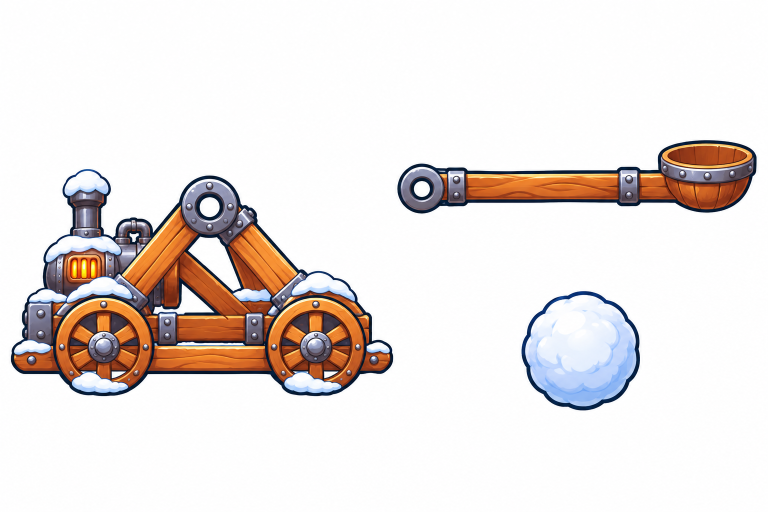
#> input picture Assets/Art/Reference/catapult_parts.png, 1536 x 1024 px (shown at 1/2 size)
$ python cut_props.py
#> lines starting #> are read from the running program, lines starting #| are printed output that depends on the picture; after the words box and inside, x2 and y2 are one past the last pixel; in counts of white or black regions, pixels touching at a corner belong together
#> in cut, rgb is the input picture: shape (1024, 1536, 3); mean R, G, B 234.2, 227.2, 224.6
### Tools/slice_sheets.py
#!/usr/bin/env python3
"""Cut the hero sprite sheets (Assets/Art/Reference/*.png, made in ChatGPT) into game frames.

Each sheet is an even grid on a white background. Per frame: the white that touches the image border
becomes transparent (white fur inside the navy outline stays), the frame is cropped, scaled so every
sheet draws the pup at the same size (the red beanie measured on a standing row, BEANIE_PX across;
the standing pup is then about 300 px tall), and placed on a per-animation canvas around a fixed
anchor so frames never jump. Rows with the same name join into one animation.
  bottom - feet on the canvas bottom, body centroid at the canvas x centre (standing poses)
  center - body centroid at the canvas centre (in the air)
  rope   - top of the drawn rope at the canvas top centre (hang; the game's rope continues it)
  cell   - every frame keeps its place in the grid cell (lever: the lever base must not move)
PupRig reads the anchor per pose; keep ANCHOR in sync with PupRig.cs.

Usage: python3 -I Tools/slice_sheets.py   (then run ProjectBuilder.BuildAll to reimport)
"""
from __future__ import annotations

import re
import sys
from pathlib import Path

import numpy as np
from PIL import Image, ImageFilter

ROOT = Path(__file__).resolve().parent.parent
REF = ROOT / "Assets/Art/Reference"
OUT = ROOT / "Assets/Resources/Art"

BEANIE_PX = 50.0        # sqrt of the red beanie area on a standing pup, output pixels (idle measured 50)
WHITE = 232             # all channels above this count as background when connected to the border
# Sheets whose outline has gaps (sheet S: the tumbling head's top line is missing, so 232 leaked into the fur):
# only near-pure white counts as background there. Costs a thin light fringe.
WHITE_FOR = {"pup_sheet_t4.png": 248, "pup_sheet_f2.png": 248, "pup_sheet_r2.png": 248, "pup_sheet_f3.png": 248, **{f"pup_sheet_16_{a}.png": 248 for a in ("fling_cartwheel", "fling_backflip", "fling_corkscrew", "tumble", "slide", "flat", "stuck_wall", "stuck_buried", "stuck_splat")}, "pup_sheet_x.png": 248}
PAD = 4

# Front-view sheets H, I, J, K (ChatGPT, 16/11) share one scale, so frames never jump in size between poses. 1.0 makes the
# standing front pup about 270 px tall, the size of the side-view cheer/lever frames and the hanging pup (user 16/11: the
# queue at 1.226 looked bigger than the pup on the rope).
FRONT_SCALE = 1.0
# ChatGPT draws the pup a little bigger or smaller on each new sheet, so the front sheets are sized by their helmet instead:
# 40.8 px is the helmet of sheet H at FRONT_SCALE (50 px at its measured 1.226), the size the user approved.
FRONT_BEANIE = 40.8

# sheet file, output prefix, columns, rows, row names, scale rule: a row name (its red beanie must measure BEANIE_PX)
# or ("height", row name, px) (that row's frames are scaled to this height). A missing sheet is skipped with a note.
SHEETS = [
    # idle and walk now come from sheet I (front view, user 16/11); sheet A keeps its other rows at its measured scale
    ("pup_sheet_a.png", "pup", 4, 4, [None, None, "flail", "cheer"], ("scale", 1.069)),   # hang: sheet K
    ("pup_sheet_c.png", "pup", 4, 4, ["leap", "glide", "dizzy", "ball"], "dizzy"),
    ("pup_sheet_d.png", "pup", 4, 4, ["lever", "lever", "launch", "fall"], "lever"),
    # hero sheet E (docs/pup-art-brief-2.md): level flight (2 rows = 8 frames), nose-down turn + ninja hang, getting up
    ("pup_sheet_e.png", "pup", 4, 4, ["fly", "fly", "divening", "getup"], "getup"),
    # hero sheet F (v10 redesign, ChatGPT edit of sheet A): grab the rope, stuck upside down, flinch, spin ball
    ("pup_sheet_f.png", "pup", 4, 4, ["grab", "stuck", "flinch", "spin"], "flinch"),
    # hero sheet G (report §11): saluting on the mission card; four near-identical rows, the first one is the loop
    ("pup_sheet_g.png", "pup", 4, 4, ["salute"] * 4, "salute"),
    # hero sheet H (CPC live study 16/11, ChatGPT edit of sheet F): queue fidgets and the helmetless stuck pup
    ("pup_sheet_h.png", "pup", 4, 4, [None, None, None, "stuck_bare"], ("scale", FRONT_SCALE)),   # wave/hattip/look: sheets L, M
    # sheet T (user 17/11: "hải cẩu dính tường chưa đẹp và hợp lí"): splatted flat on its back, limbs kicking, no hat;
    # rows 3-4 repeat rows 1-2. Cut back-down so the frame's bottom line is the rock surface.
    # hero sheet I (front view, user 16/11: "vẽ lại cả khung đứng chờ và đi bộ nhìn thẳng"): idle, waddle, bare idle, and
    # the mission card's pick-up-the-helmet loop
    ("pup_sheet_i.png", "pup", 4, 4, ["idle", None, "idle_bare", "pickhat"], ("beanie", "idle", FRONT_BEANIE)),   # walk: sheet O
    # hero sheet J (user 16/11: more funny queue fidgets): hop for joy, dance, yawn, sneeze; front view, sheet H's scale
    # sheet J (4-frame hop, dance, yawn, sneeze) is replaced by the 8-frame sheets M, N, O and no longer cut.
    # 8-frame front-view fidgets (user 16/11: "chưa đủ khung hình"): each action spans two rows, read left to right
    ("pup_sheet_l.png", "pup", 4, 4, ["wave", "wave", "hattip", "hattip"], ("beanie", "wave", FRONT_BEANIE)),
    ("pup_sheet_m.png", "pup", 4, 4, ["look", "look", "hop", "hop"], ("beanie", "look", FRONT_BEANIE)),
    # captive's cry for help on the map (user 18/11: "chưa có hoạt ảnh help cho hải cẩu ở trong lồng"): flippers up and
    # waving, mouth open, a little hop; 8 frames in rows 1-2 (rows 3-4 repeat them)
    # pup_sheet_help.png is kept only as the style base for new front-view pup sheets: its "help" frames were replaced
    # by the cage's pup_captive (19/11).
    # 18/11: the home screen's snowball fight, drawn for it: throw a snowball, then hit by one (8 frames each).
    ("pup_sheet_throw.png", "pup", 4, 4, ["throw", "throw", "hit", "hit"], ("beanie", "throw", FRONT_BEANIE)),
    # 18/11: the modal cast's pups are 16-frame sheets only (pup_sheet_16_modal_*.png, SMOOTH_SIZE); a first cute
    # 8-frame set (waving, crying) was dropped: "đừng trẻ con quá".
    ("pup_sheet_n.png", "pup", 4, 4, ["dance", "dance", "yawn", "yawn"], ("beanie", "dance", FRONT_BEANIE)),
    ("pup_sheet_o.png", "pup", 4, 4, ["sneeze", "sneeze", "walk", "walk"], ("beanie", "walk", FRONT_BEANIE)),
    # hero sheet K (user 16/11: "thêm hoạt ảnh đu nữa"): front-view hang (flipper tips = the rope point), a fast excited
    # hang, reaching up for the rope, crouching ready at the bridge edge
    ("pup_sheet_k.png", "pup", 4, 4, ["hang", "hang_fast", "reach", "ready"], ("beanie", "reach", FRONT_BEANIE)),
    # 16/11: the operator at its own lever on the cart's deck (wait, pull), and the no-rope launch (jump off, fall)
    # 16/11 (user: "hải cẩu điều khiển máy đứng ngang"): the operator side-on, facing left toward the pit; sheet P (front
    # view) is kept in Reference but no longer cut
    ("pup_sheet_r.png", "pup", 4, 4, ["op_wait", "op_wait", "op_pull", "op_pull"], ("height", "op_wait", 262)),   # side view: the helmet shows more red, so sized by height like the front idle
    ("pup_sheet_q.png", "pup", 4, 4, ["drop_jump", "drop_jump", "drop_fall", "drop_fall"], ("beanie", "drop_jump", FRONT_BEANIE)),
    # bare-headed pup (hat knocked off in the arena): ChatGPT edits of sheets E, walk, C and A with the hat removed; only
    # the rows used after the hat is gone are cut. No beanie to measure: each uses ("scale", s), the scale this script
    # prints for its hatted sheet (the edits keep the same canvas and cell layout), so both sets are the same size.
    ("pup_sheet_e_bare.png", "pup", 4, 4, [None, None, None, "getup_bare"], ("scale", 1.231)),
    # sheet S (CPC video 17/11, ChatGPT edit of sheet E bare): belly slide and rag-doll somersault after the bounces
    # sheets U-X (user 17/11: no curled ball when flung, "nhiều kiểu" for every action): rag-doll fling styles and a
    # knocked-flat rest (edits of S), two more launch flights (edit of D, same 35° flight), two more stuck styles (edit of T)
    # sheet T4 (user 17/11: "kiểu nằm dính hình như bị sai, vẽ lại"; CPC: flat as a pancake against the rock): one
    # 16-frame splat for every rock face, the pup's back on the frame's top line
    ("pup_sheet_t4.png", "pup", 4, 4, ["stuck_splat"] * 4, ("scale", FRONT_SCALE)),
    # sheet F2 (user 17/11: "phải vẽ lại văng … xem kĩ lại cpc"; CPC at 60 fps: a flung penguin is a stiff arched body,
    # flippers pressed back, feet trailing, and the whole sprite spins): one held pose with a small shiver, 16 frames
    ("pup_sheet_f2.png", "pup", 4, 4, ["flung"] * 4, ("scale", 1.231)),
    # sheet R2: CPC's ground roll, curled round seen from the side (the code rolls it like a wheel)
    ("pup_sheet_r2.png", "pup", 4, 4, ["roll"] * 4, ("fur", "roll", 138)),
    # sheets Y, Z, Q2 (user 17/11: swing, bungee and no-rope drop each their own ride, gently funny, "đừng lố quá"):
    # edits of K (swing, bungee: rope point at the top centre) and Q (jump off, fall); a Q2 replaces Q's rows
    ("pup_sheet_y.png", "pup", 4, 4, ["swing"] * 4, ("scale", 1.076)),
    ("pup_sheet_z.png", "pup", 4, 4, ["bungee"] * 4, ("scale", 1.076)),
    ("pup_sheet_q2.png", "pup", 4, 4, ["drop_jump", "drop_jump", "drop_fall", "drop_fall"], ("scale", 0.942)),
    ("pup_walk_bare.png", "pup", 6, 1, ["walk_bare"], ("scale", 0.592)),
    ("pup_sheet_c_bare.png", "pup", 4, 4, [None, None, "dizzy_bare", "ball_bare"], ("scale", 1.058)),
    ("pup_sheet_a_bare.png", "pup", 4, 4, [None, None, "flail_bare", "cheer_bare"], ("scale", 1.069)),
    # polar bear guard (docs/bear-art-brief.md): standing bear 260 px tall, feet on the canvas bottom
    ("bear_sheet.png", "bear", 4, 4, ["idle", "taunt", "dizzy", "ko"], ("height", "idle", 260)),
    ("bear_sheet_b.png", "bear", 4, 2, ["eat", "sleep"], ("height", "eat", 260)),
    ("bear_sheet_c.png", "bear", 4, 4, ["flex", "laugh", "scratch", "juggle"], ("height", "flex", 260)),
    # v10: more stand-in-place antics (GDD §R4): shadow-boxing, sitting hugging knees, smug nod, eating from a bowl
    ("bear_sheet_d.png", "bear", 4, 4, ["punch", "sit", "smug", "bowl"], ("height", "punch", 260)),
    # report §11: sitting on a ledge with legs dangling. ChatGPT drew four different sitting angles per row; only the
    # third column (legs hanging straight down) is the dangle, so that column read top to bottom is the loop.
    ("bear_sheet_e.png", "bear", 4, 4, ["dangle"] * 4, ("height", "dangle", 230), 2),
    # Sheet F (18/11): the home screen's snowball fight, drawn for it (throw, then hit by a snowball), 8 frames each.
    ("bear_sheet_f.png", "bear", 4, 4, ["throw", "throw", "hit", "hit"], ("height", "hit", 260)),   # sized by the upright hit row (the throw row crouches),
]
ANCHOR = {"roll": "center", "flung": "center", "stuck_splat": "rope", "swing": "rope", "bungee": "rope", "fling_cartwheel": "center", "fling_backflip": "center", "fling_corkscrew": "center", "flat": "bottom", "launch_panic": "center", "launch_hero": "center", "stuck_buried": "bottom", "stuck_wall": "bottom", "slide": "center", "tumble": "center", "op_wait": "bottom", "op_pull": "bottom", "drop_jump": "center", "drop_fall": "center", "hang_fast": "rope", "reach": "bottom", "ready": "bottom", "hop": "bottom", "dance": "bottom", "yawn": "bottom", "sneeze": "bottom", "pickhat": "bottom", "wave": "bottom", "hattip": "bottom", "look": "bottom", "stuck_bare": "center", "getup_bare": "bottom", "walk_bare": "bottom", "dizzy_bare": "bottom", "cheer_bare": "bottom", "idle_bare": "bottom", "flail_bare": "center", "ball_bare": "center", "salute": "bottom", "dangle": "bottom", "punch": "bottom", "exit": "center", "captive": "bottom", "flexfail": "bottom", "doze": "bottom", "backfire": "bottom", "loader": "bottom", "modal_wait": "bottom", "modal_win": "bottom", "modal_lose": "bottom", "modal_music": "bottom", "modal_trophy": "bottom", "modal_read": "bottom", "modal_mock": "bottom", "modal_ko": "bottom", "throw": "bottom", "hit": "bottom", "sit": "bottom", "smug": "bottom", "bowl": "bottom", "grab": "bottom", "stuck": "center", "flinch": "bottom", "spin": "center", "fly": "center", "divening": "center", "dive": "center", "fling_spin": "center", "fling_star": "center", "fling_top": "center", "fling_paddle": "center", "fling_drill": "center", "ninja": "center", "getup": "bottom", "eat": "bottom", "sleep": "bottom",
          "laugh": "bottom", "scratch": "bottom", "juggle": "bottom", "flex": "bottom",
          "leap": "bottom", "walk": "bottom", "idle": "bottom", "cheer": "bottom", "dizzy": "bottom", "taunt": "bottom", "ko": "bottom",
          "hang": "rope", "flail": "center", "glide": "center", "ball": "center",
          "lever": "cell", "launch": "center", "fall": "center"}
# Cell order per (sheet, row) where the drawing's order differs from what PupRig plays: idle wants 0-1-2 breathing and the
# blink last (frame 3); sheet I drew the blink third.
REORDER = {("pup_sheet_i.png", "idle"): [0, 1, 3, 2], ("pup_sheet_i.png", "idle_bare"): [0, 1, 3, 2],
           # sheet O's two ACHOO cells: the lifted helmet opens the white face to the white background, so the background
           # cut eats it; the neighbouring cells stand in (keys are per row: sneeze row 1, then row 2)
           ("pup_sheet_o.png", "sneeze"): [0, 1, 2, 2]}
REORDER_ROW2 = {("pup_sheet_o.png", "sneeze"): [1, 1, 2, 3]}

# single sprites used by menus and the dive (ball spins in code, so one ball frame is enough)
ALIASES = {"pup": "pup_idle_0", "pup_ball": "pup_ball_0", "pup_ball_bare": "pup_ball_bare_0", "pup_dizzy": "pup_dizzy_2", "bear": "bear_idle_0", "bear_helmet": "bear_idle_0"}


# Sheets where white fur meets the white background through a small gap in the outline (19/11: the bare-headed pup's
# muzzle is open by the whiskers, and asking for a "closed outline" did not close it): the background may only pass
# through openings wider than 2 x this many px + 1, so the gap is sealed and the head stays.
SEAL_GAPS = {"pup_sheet_16_fling_drill.png": 6}


def remove_background(rgb: np.ndarray, white: int = WHITE, seal: int = 0) -> np.ndarray:
    """Alpha mask: 0 where near-white pixels connect to the border, else 255."""
#> called with white = 232, seal = 0
    light = (rgb > white).all(axis=2)
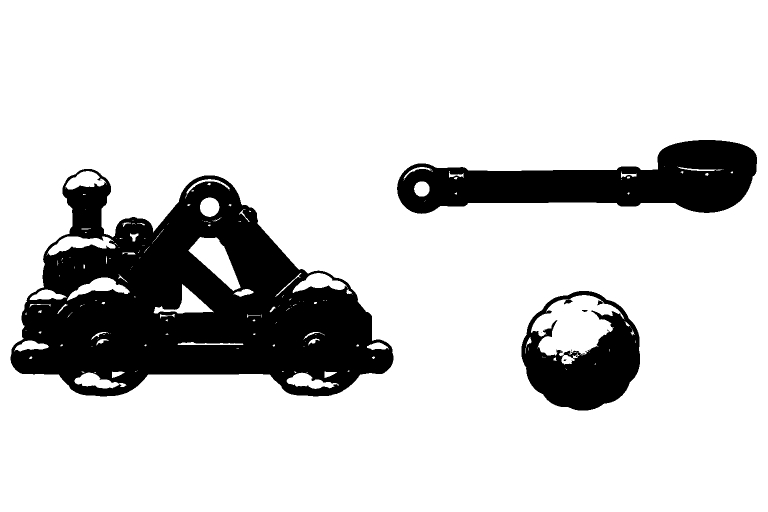
#> light: shape (1024, 1536) bool (shown at 1/2 size); 82.2% white; 10 black regions (6 under 20 px), largest, box (x1, y1, x2, y2) and area: (21, 338, 787, 793) 190637, (794, 280, 1514, 428) 59438, (1043, 582, 1280, 821) 29838, (1164, 620, 1176, 624) 33
    if seal:
        size = 2 * seal + 1
        as_img = lambda m: Image.fromarray(m.astype(np.uint8) * 255)
        wide = np.asarray(as_img(light).filter(ImageFilter.MinFilter(size))) > 0   # light with room around it
        outside = remove_background(np.dstack([wide] * 3).astype(np.uint8) * 255, 128) == 0
        return np.where((np.asarray(as_img(outside).filter(ImageFilter.MaxFilter(size))) > 0) & light, 0, 255).astype(np.uint8)
    reach = np.zeros_like(light)
    reach[0, :], reach[-1, :], reach[:, 0], reach[:, -1] = light[0, :], light[-1, :], light[:, 0], light[:, -1]
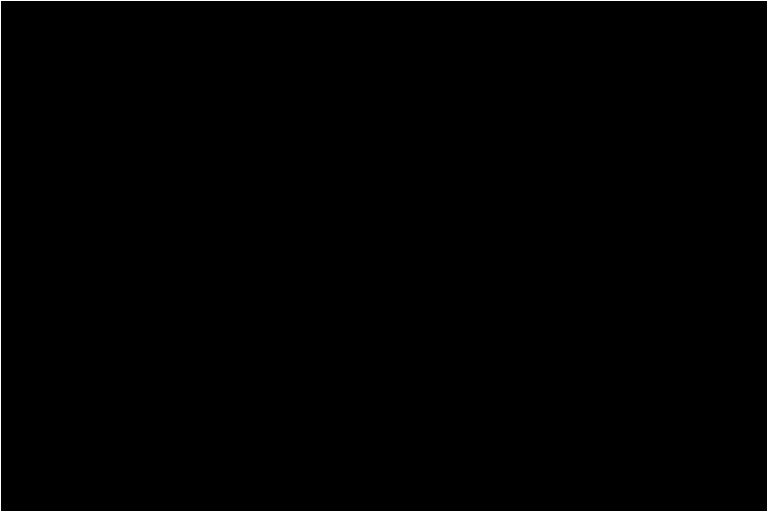
#> reach: shape (1024, 1536) bool (shown at 1/2 size); 0.33% white in thin lines or dots
    while True:   # grow the border region through light pixels until it stops
        grown = reach.copy()
        grown[1:, :] |= reach[:-1, :]
        grown[:-1, :] |= reach[1:, :]
        grown[:, 1:] |= reach[:, :-1]
        grown[:, :-1] |= reach[:, 1:]
        grown &= light
        if (grown == reach).all():
            break
        reach = grown
#> this loop made 607 passes
#> pass 2, in remove_background, `grown &= light`:
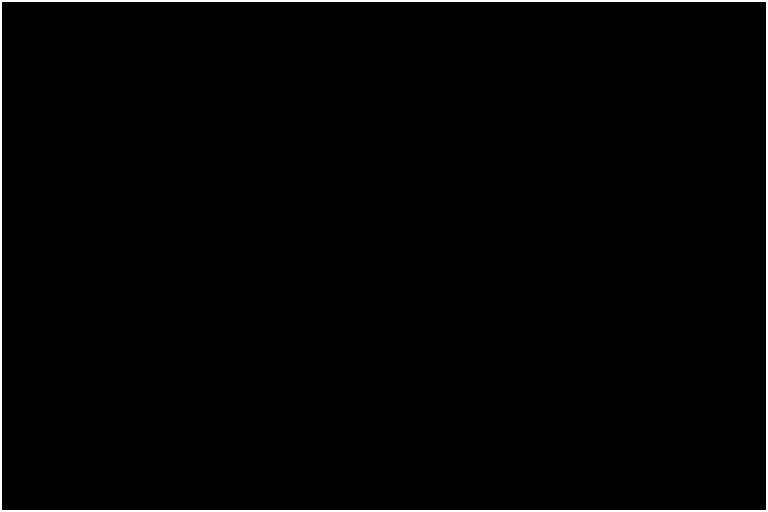
#> grown: shape (1024, 1536) bool (shown at 1/2 size); 0.97% white; 1 white region, box (x1, y1, x2, y2) and area: (0, 0, 1536, 1024) 15324
    return np.where(reach, 0, 255).astype(np.uint8)
#> returned value: shape (1024, 1536); 20.5% white; 3 white regions, box (x1, y1, x2, y2) and area: (21, 338, 787, 793) 217102, (794, 280, 1514, 428) 61069, (1043, 582, 1280, 821) 43831
#> (the rest of the program and of its run is left out)
